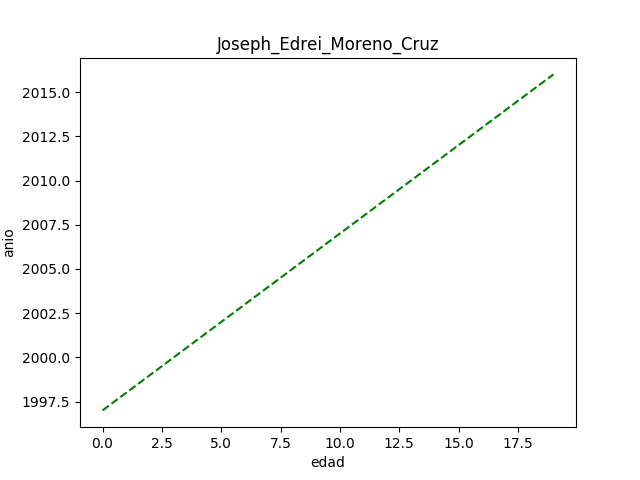

Python code for this plot:
import numpy as np
import matplotlib.pyplot as plt
t = np.arange (0.0, 20.0, 1.0)
plt.plot (t, 1997+t, 'g--')
plt.ylabel('anio')
plt.xlabel('edad')
plt.title('Joseph_Edrei_Moreno_Cruz')
plt.savefig('Pregunta1.png')
plt.show()
